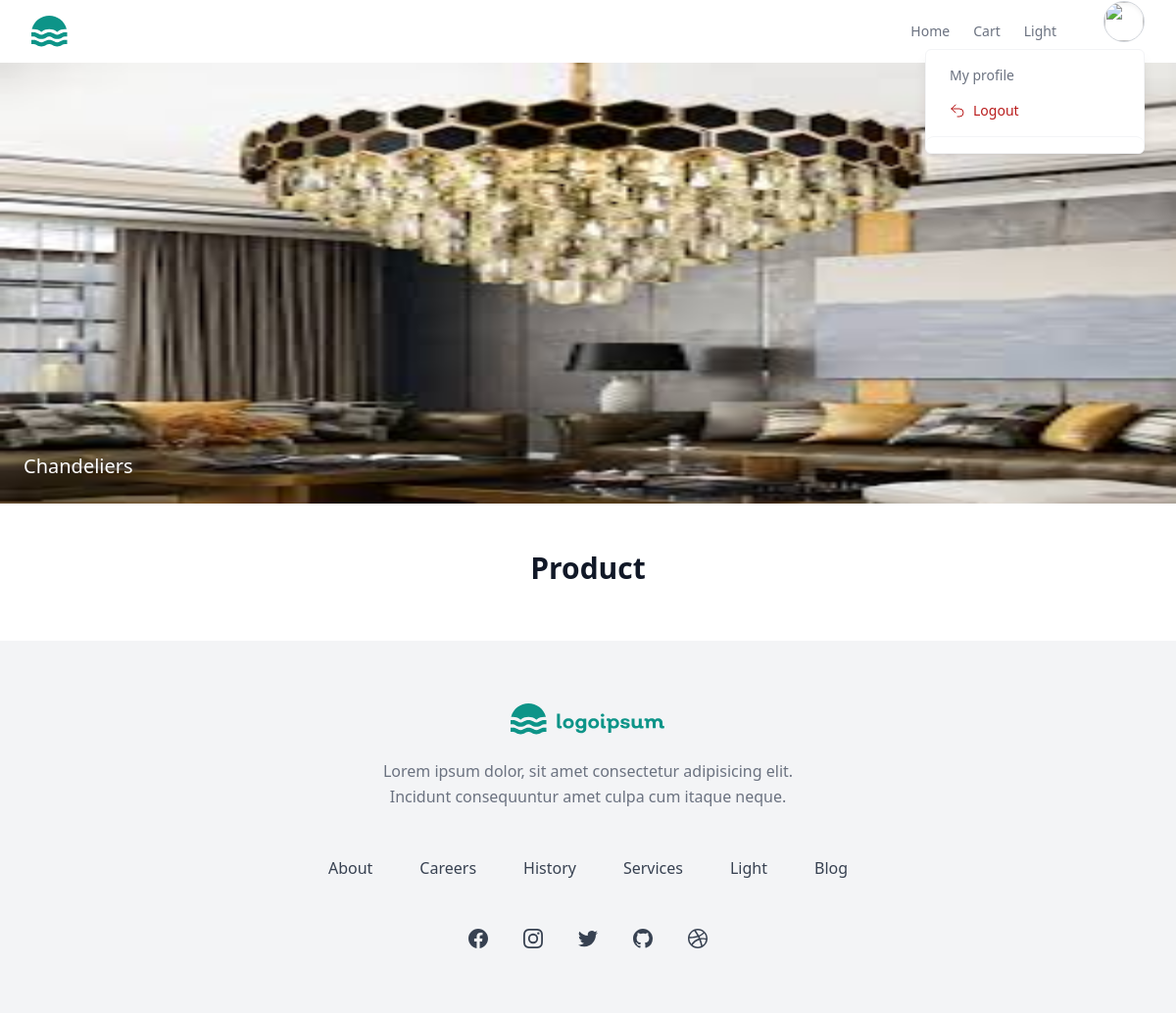
The page /category/52/lights/ on the database its author committed.
### shop/models.py (models this page shows, shortened)
class BaseModel(models.Model):
    created_date=models.DateTimeField(auto_now_add=True)
    updated_date=models.DateTimeField(auto_now=True)
    is_active=models.BooleanField(default=True)

class Category(BaseModel):
    name=models.CharField(max_length=200)
    image=models.ImageField(upload_to="image",null=True,blank=True,default="image/category.png" )
    description=models.TextField()

### shop/views.py (the view)
# urls.py: path("category/<int:pk>/lights/",views.CategoryDetailView.as_view(),name='category_list'),
class CategoryDetailView(TemplateView):
    template_name="category_light.html"
    def get(self,request,*args,**kwargs):
        id=kwargs.get("pk")
        qs=Category.objects.get(id=id)
        light=qs.light_set.all()
        return render(request,self.template_name,{"category":qs})

### shop/templates/category_light.html (shortened to what this page needs)
{%extends 'base.html'%}
{%block main-block%}
<a href="" class="group relative block">
    <div class="relative h-[350px] sm:h-[450px]">
      <img
        src="{{category.image.url}}"
        alt=""
        class="absolute inset-0 h-full w-full  opacity-100 group-hover:opacity-10"
      />
    </div>
    <div class="absolute inset-0 flex flex-col items-start justify-end p-6">
      <h1 class="text-xl font-medium text-white">{{category.name}}</h1>
    </div>
  </a>
  <section>
      <div class="mx-auto max-w-screen-xl px-4 py-8 sm:px-6 sm:py-12 lg:px-8">
        <header class="text-center">
          <h2 class="text-xl font-bold text-gray-900 sm:text-3xl">Product </h2>
        </header>
      </div>
    </section>
{%endblock%}

### rows shown on the page
Category: image (picture), name "Chandeliers"
